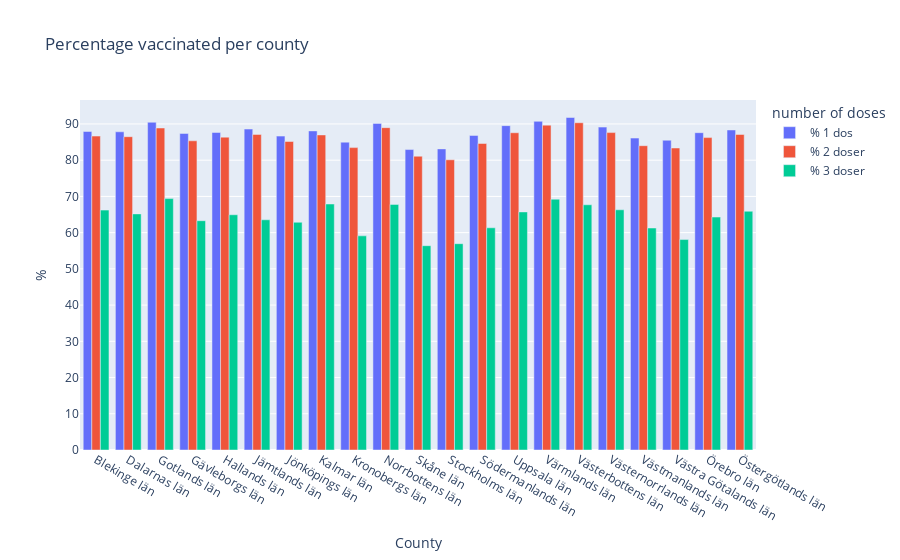

Notebook cell for this chart:
### Code cell
fig_procent = px.bar(counties_vaccinated, 
             x = counties_vaccinated.index,
             y = ["% 1 dos", "% 2 doser", "% 3 doser"],
             title = "Percentage vaccinated per county",
             barmode = 'group',
             labels = dict(value = '%', variable = 'number of doses', Län_namn = 'County')
             )

fig_procent.show()
fig_procent.write_html("./Visualizations/Plotly parts 1_2/percentage_vaccinated_per_county.html")

### Figure 1 — Plotly figure (JSON) as saved in the notebook; plotly's stock layout.template omitted (floating-point values rounded to 4 significant figures)
{"data": [{"alignmentgroup": "True", "hovertemplate": "number of doses=% 1 dos<br>County=%{x}<br>%=%{y}<extra></extra>", "legendgroup": "% 1 dos", "marker": {"color": "#636efa", "pattern": {"shape": ""}}, "name": "% 1 dos", "offsetgroup": "% 1 dos", "orientation": "v", "showlegend": true, "textposition": "auto", "type": "bar", "x": ["Blekinge län", "Dalarnas län", "Gotlands län", "Gävleborgs län", "Hallands län", "Jämtlands län", "Jönköpings län", "Kalmar län", "Kronobergs län", "Norrbottens län", "Skåne län", "Stockholms län", "Södermanlands län", "Uppsala län", "Värmlands län", "Västerbottens län", "Västernorrlands län", "Västmanlands län", "Västra Götalands län", "Örebro län", "Östergötlands län"], "xaxis": "x", "y": [87.92, 87.84, 90.47, 87.38, 87.65, 88.59, 86.64, 88.08, 84.98, 90.15, 82.93, 83.12, 86.83, 89.54, 90.72, 91.78, 89.13, 86.1, 85.51, 87.59, 88.34], "yaxis": "y"}, {"alignmentgroup": "True", "hovertemplate": "number of doses=% 2 doser<br>County=%{x}<br>%=%{y}<extra></extra>", "legendgroup": "% 2 doser", "marker": {"color": "#EF553B", "pattern": {"shape": ""}}, "name": "% 2 doser", "offsetgroup": "% 2 doser", "orientation": "v", "showlegend": true, "textposition": "auto", "type": "bar", "x": ["Blekinge län", "Dalarnas län", "Gotlands län", "Gävleborgs län", "Hallands län", "Jämtlands län", "Jönköpings län", "Kalmar län", "Kronobergs län", "Norrbottens län", "Skåne län", "Stockholms län", "Södermanlands län", "Uppsala län", "Värmlands län", "Västerbottens län", "Västernorrlands län", "Västmanlands län", "Västra Götalands län", "Örebro län", "Östergötlands län"], "xaxis": "x", "y": [86.65, 86.49, 88.88, 85.35, 86.36, 87.11, 85.16, 86.97, 83.47, 88.97, 81.09, 80.11, 84.61, 87.57, 89.68, 90.34, 87.62, 84.0, 83.36, 86.24, 87.09], "yaxis": "y"}, {"alignmentgroup": "True", "hovertemplate": "number of doses=% 3 doser<br>County=%{x}<br>%=%{y}<extra></extra>", "legendgroup": "% 3 doser", "marker": {"color": "#00cc96", "pattern": {"shape": ""}}, "name": "% 3 doser", "offsetgroup": "% 3 doser", "orientation": "v", "showlegend": true, "textposition": "auto", "type": "bar", "x": ["Blekinge län", "Dalarnas län", "Gotlands län", "Gävleborgs län", "Hallands län", "Jämtlands län", "Jönköpings län", "Kalmar län", "Kronobergs län", "Norrbottens län", "Skåne län", "Stockholms län", "Södermanlands län", "Uppsala län", "Värmlands län", "Västerbottens län", "Västernorrlands län", "Västmanlands län", "Västra Götalands län", "Örebro län", "Östergötlands län"], "xaxis": "x", "y": [66.22, 65.18, 69.4, 63.29, 64.94, 63.55, 62.86, 67.9, 59.11, 67.8, 56.39, 56.95, 61.34, 65.72, 69.24, 67.69, 66.31, 61.28, 58.09, 64.3, 65.91], "yaxis": "y"}], "layout": {"barmode": "group", "legend": {"title": {"text": "number of doses"}, "tracegroupgap": 0}, "title": {"text": "Percentage vaccinated per county"}, "xaxis": {"anchor": "y", "domain": [0, 1], "title": {"text": "County"}}, "yaxis": {"anchor": "x", "domain": [0, 1], "title": {"text": "%"}}}}
